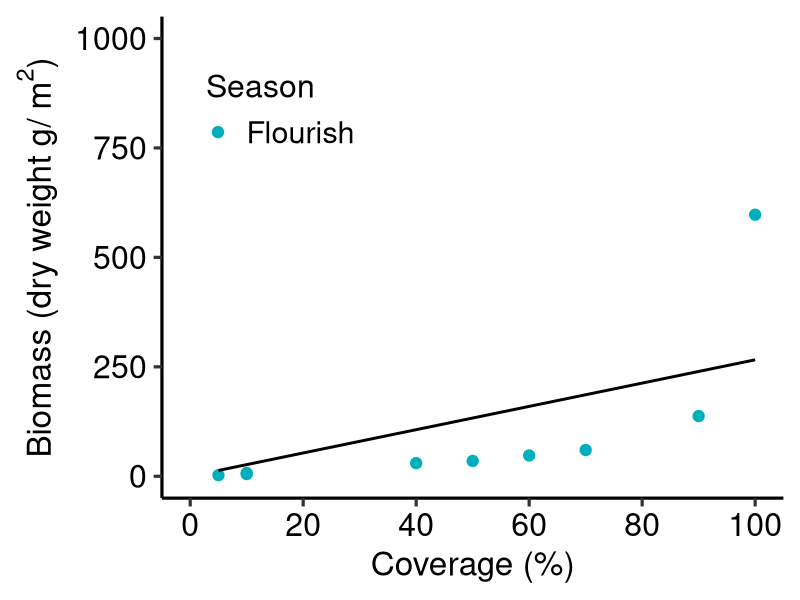
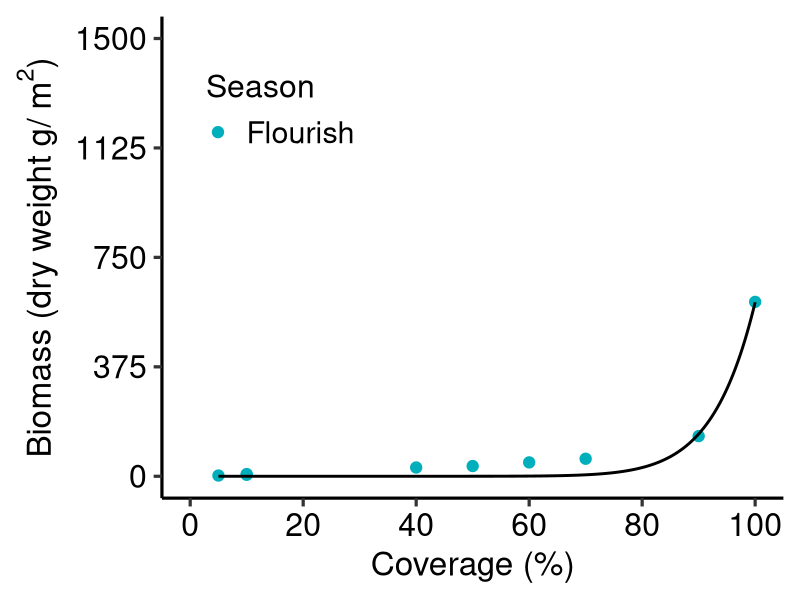
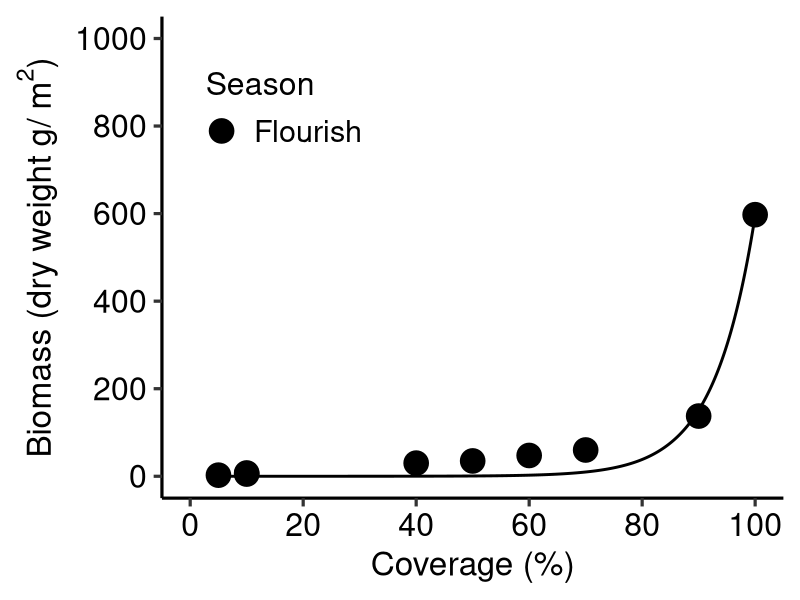
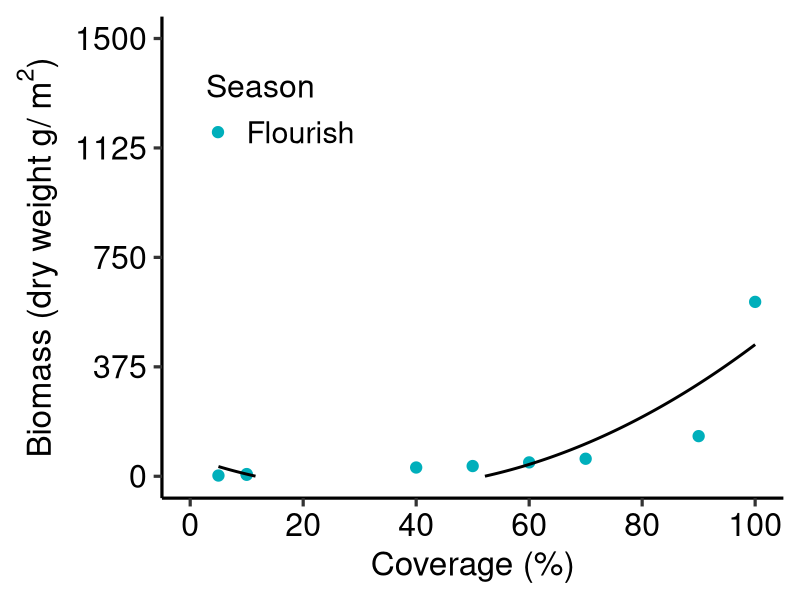

The R source for these figures, in order: (Note: this script raises an error after producing the figures.)
rm(list=ls())
library(ggplot2)

Smallalgae<-read.csv("Smallalgae.csv",stringsAsFactors = TRUE)
Smallalgae$Season <- factor(Smallalgae$Season, levels = c("Flourish","Decline") )
names(Smallalgae)

####### Hokkaido @ Uganomoku##########
Smallalgae_Hokkaido<-subset(Smallalgae,Smallalgae$Region=="Hokkaido")
Smallalgae_Hokkaido$DW_g_m2

###線形モデル#####
model1_HD<- nls(DW_g_m2~ a*Cover,
                start = list(a=100),
                control = list(maxiter = 50000, warnOnly = TRUE),
                data = Smallalgae_Hokkaido)
summary(model1_HD)
AIC(model1_HD)
BIC(model1_HD)

####累乗モデル#####
model2_HD<- nls(DW_g_m2~ a*Cover^b,
                start = list(a=10,b = 1),
                control = list(maxiter = 50000, warnOnly = TRUE),
                data = Smallalgae_Hokkaido)
summary(model2_HD)
AIC(model2_HD)
BIC(model2_HD)

####指数モデル#####
model3_HD<- nls(DW_g_m2~ a*exp(b*Cover),
                start = list(a=1,b = 0.05), 
                control = list(maxiter = 50000, warnOnly = TRUE),
                data = Smallalgae_Hokkaido,
                trace=TRUE)
summary(model3_HD)
AIC(model3_HD)
BIC(model3_HD)

model3_HD2<- nls(DW_g_m2~ a*exp(b*Cover)-a,
                start = list(a=1,b = 0.05), 
                control = list(maxiter = 50000, warnOnly = TRUE),
                data = Smallalgae_Hokkaido,
                trace=TRUE)
summary(model3_HD2)
AIC(model3_HD2)
BIC(model3_HD2)


####二次関数モデル#####
model4_HD<- nls(DW_g_m2~ a*Cover^2 + b*Cover + c,
                start = list(a=1, b=1,c=1), data =  Smallalgae_Hokkaido)
summary(model4_HD)
AIC(model4_HD)
BIC(model4_HD)



####### Hokkaido##########
library(ggplot2)

#Model1
dummy_Hokkaido<- expand.grid(Cover=seq(min(Smallalgae_Hokkaido$Cover),
                                       max(Smallalgae_Hokkaido$Cover),length=1000))

pred_Hokkaido<- predict(model1_HD,newdata=dummy_Hokkaido,se.fit=T)
dummy_Hokkaido$DW<-pred_Hokkaido

plot_Hokkaido1<-ggplot(data=Smallalgae_Hokkaido, aes(x=Cover, y=DW_g_m2,color = Season)) + 
  xlab("Coverage (%)")+ 
  ylab(expression(paste("Biomass (dry weight g/ ",{m^2},")",sep="")))+
  geom_point(size=3.5)+
  scale_x_continuous(breaks=seq(0, 100,length=6),limits=c(0,100))+
  scale_y_continuous(breaks=seq(0, 1000,length=5),limits=c(0,1000))+
  scale_color_manual(labels = c("Flourish", "Decline"),values = c("#00AFBB","#FC4E07"))+
  labs(color='Season')+
  geom_line(data=dummy_Hokkaido, aes(x=Cover, y=DW),linewidth=1,color="black",inherit.aes = FALSE)+
  theme_classic(base_size = 24, base_family = "sans")+
  theme(axis.text = element_text(color="black",size=23))+
  theme(legend.justification=c(0.02,0.02), legend.position=c(0.05,0.7), 
        legend.title=element_text(size=23),legend.text =  element_text(size = 22))
plot_Hokkaido1

#Model2
pred_Hokkaido2<- predict(model2_HD,newdata=dummy_Hokkaido,se.fit=T)
dummy_Hokkaido$DW2<-pred_Hokkaido2

plot_Hokkaido2<-ggplot(data=Smallalgae_Hokkaido, aes(x=Cover, y=DW_g_m2,color = Season)) + 
  xlab("Coverage (%)")+ 
  ylab(expression(paste("Biomass (dry weight g/ ",{m^2},")",sep="")))+
  geom_point(size=3.5)+
  scale_x_continuous(breaks=seq(0, 100,length=6),limits=c(0,100))+
  scale_y_continuous(breaks=seq(0, 1500,length=5),limits=c(0,1500))+
  scale_color_manual(labels = c("Flourish", "Decline"),values = c("#00AFBB","#FC4E07"))+
  labs(color='Season')+
  geom_line(data=dummy_Hokkaido, aes(x=Cover, y=DW2),linewidth=1,color="black",inherit.aes = FALSE)+
  theme_classic(base_size = 24, base_family = "sans")+
  theme(axis.text = element_text(color="black",size=23))+
  theme(legend.justification=c(0.02,0.02), legend.position=c(0.05,0.7), 
        legend.title=element_text(size=23),legend.text =  element_text(size = 22))
plot_Hokkaido2

# save width 600 * Height 500 
#Model 3
dummy_Hokkaido3<- expand.grid(Cover=seq(min(Smallalgae_Hokkaido$Cover),
                                       max(Smallalgae_Hokkaido$Cover),length=1000))
pred_Hokkaido3<- predict(model3_HD2,newdata=dummy_Hokkaido,se.fit=T)
dummy_Hokkaido3$DW3<-pred_Hokkaido3

plot_Hokkaido3<-ggplot(data=Smallalgae_Hokkaido, aes(x=Cover, y=DW_g_m2,color = Season)) + 
  xlab("Coverage (%)")+ 
  ylab(expression(paste("Biomass (dry weight g/ ",{m^2},")",sep="")))+
  geom_point(size=8)+
  scale_x_continuous(breaks=seq(0, 100,length=6),limits=c(0,100))+
  scale_y_continuous(breaks=seq(0, 1000,length=6),limits=c(0,1000))+
  scale_color_manual(labels = c("Flourish", "Decline"),values = c("black","grey"))+
  labs(color='Season')+
  geom_line(data=dummy_Hokkaido3, aes(x=Cover, y=DW3),linewidth=1,color="black",inherit.aes = FALSE)+
  theme_classic(base_size = 24, base_family = "sans")+
  theme(axis.text = element_text(color="black",size=23))+
  theme(legend.justification=c(0.02,0.02), legend.position=c(0.05,0.7), 
        legend.title=element_text(size=23),legend.text =  element_text(size = 22))
plot_Hokkaido3


#Model4
pred_Hokkaido4<- predict(model4_HD,newdata=dummy_Hokkaido,se.fit=T)
dummy_Hokkaido$DW4<-pred_Hokkaido4

plot_Hokkaido4<-ggplot(data=Smallalgae_Hokkaido, aes(x=Cover, y=DW_g_m2,color = Season)) + 
  xlab("Coverage (%)")+ 
  ylab(expression(paste("Biomass (dry weight g/ ",{m^2},")",sep="")))+
  geom_point(size=3.5)+
  scale_x_continuous(breaks=seq(0, 100,length=6),limits=c(0,100))+
  scale_y_continuous(breaks=seq(0, 1500,length=5),limits=c(0,1500))+
  scale_color_manual(labels = c("Flourish", "Decline"),values = c("#00AFBB","#FC4E07"))+
  labs(color='Season')+
  geom_line(data=dummy_Hokkaido, aes(x=Cover, y=DW4),linewidth=1,color="black",inherit.aes = FALSE)+
  theme_classic(base_size = 24, base_family = "sans")+
  theme(axis.text = element_text(color="black",size=23))+
  theme(legend.justification=c(0.02,0.02), legend.position=c(0.05,0.7), 
        legend.title=element_text(size=23),legend.text =  element_text(size = 22))
plot_Hokkaido4

#width 600 * Height 500 save


####### NorthJapanSea @ Sado ##########
Smallalgae_NorthJapanSea<-subset(Smallalgae,Smallalgae$Region=="NorthJapanSea",na.rm = TRUE)
Smallalgae_NorthJapanSea<-subset(Smallalgae_NorthJapanSea,Smallalgae_NorthJapanSea$Jap_name=="Keurujigusa; Habamodoki",na.rm = TRUE)


####線形モデル#####
model1_NJ<- nls(DW_g_m2~ a*Cover,
                start = list(a=50),data = Smallalgae_NorthJapanSea)
summary(model1_NJ)
AIC(model1_NJ)
BIC(model1_NJ)

####累乗モデル#####
model2_NJ<- nls(DW_g_m2~ a*Cover^b,
                start = list(a=1.444,b = 1.3181),data = Smallalgae_NorthJapanSea,
                control = list(maxiter = 50000, warnOnly = TRUE),
                trace=TRUE)
summary(model2_NJ)
AIC(model2_NJ)
BIC(model2_NJ)

####指数モデル#####
model3_NJ<- nls(DW_g_m2~ a*exp(b*Cover),
                start = list(a=17.5,b =0.048), data = Smallalgae_NorthJapanSea,
                control = list(maxiter = 50000, warnOnly = TRUE),
                trace=TRUE)

summary(model3_NJ)
AIC(model3_NJ)
BIC(model3_NJ)

model3_NJ2<- nls(DW_g_m2~ a*exp(b*Cover)-a,
                start = list(a=17.5,b =0.048), data = Smallalgae_NorthJapanSea,
                control = list(maxiter = 50000, warnOnly = TRUE),
                trace=TRUE)

summary(model3_NJ2)
AIC(model3_NJ2)
BIC(model3_NJ2)

####二次関数モデル#####
model4_NJ<- nls(DW_g_m2~ a*Cover^2 + b*Cover + c,
                start = list(a=1, b=1,c=1), data =  Smallalgae_NorthJapanSea)
summary(model4_NJ)
AIC(model4_NJ)
BIC(model4_NJ)


#######Plot line  NorthJapanSea @ Sado##########
#Model1
dummy_NorthJapanSea1<- expand.grid(Cover=seq(min(Smallalgae_NorthJapanSea$Cover,na.rm=T),
                                            max(Smallalgae_NorthJapanSea$Cover,na.rm=T),length=1000))
pred_NorthJapanSea1<- predict(model1_NJ,newdata=dummy_NorthJapanSea,se.fit=T)
dummy_NorthJapanSea1$DW1<-pred_NorthJapanSea1

plot_NorthJapanSea1<-ggplot(data=Smallalgae_NorthJapanSea, aes(x=Cover, y=DW_g_m2,color = Season)) + 
  xlab("Coverage (%)")+ 
  ylab(expression(paste("Biomass (dry weight g/ ",{m^2},")",sep="")))+
  geom_point(size=8)+
  scale_x_continuous(breaks=seq(0, 100,length=6),limits=c(0,100))+
  scale_y_continuous(breaks=seq(0, 1000,length=6),limits=c(0,1000))+ 
  scale_color_manual(labels = c("Flourish", "Decline"),values = c("black","grey"))+
  labs(color='Season')+
  geom_line(data=dummy_NorthJapanSea, aes(x=Cover, y=DW1),linewidth=1,color="black",inherit.aes = FALSE)+
  theme_classic(base_size = 24, base_family = "sans")+
  theme(axis.text = element_text(color="black",size=23))+
  theme(legend.justification=c(0.02,0.02), legend.position=c(0.05,0.7), 
        legend.title=element_text(size=23),legend.text =  element_text(size = 22))
plot_NorthJapanSea1


#Model2
dummy_NorthJapanSea<- expand.grid(Cover=seq(min(Smallalgae_NorthJapanSea$Cover),
                                            max(Smallalgae_NorthJapanSea$Cover),length=1000))
pred_NorthJapanSea2<- predict(model2_NJ,newdata=dummy_NorthJapanSea,se.fit=T)
dummy_NorthJapanSea$DW2<-pred_NorthJapanSea2

plot_NorthJapanSea2<-ggplot(data=Smallalgae_NorthJapanSea, aes(x=Cover, y=DW_g_m2,color = Season)) + 
  xlab("Coverage (%)")+ 
  ylab(expression(paste("Biomass (dry weight g/ ",{m^2},")",sep="")))+
  geom_point(size=3.5)+
  scale_x_continuous(breaks=seq(0, 100,length=6),limits=c(0,100))+
  scale_y_continuous(breaks=seq(0, 1800,length=7),limits=c(0,1800))+ 
  scale_color_manual(labels = c("Flourish", "Decline"),values = c("#00AFBB","#FC4E07"))+
  labs(color='Season')+
  geom_line(data=dummy_NorthJapanSea, aes(x=Cover, y=DW2),linewidth=1,color="black",inherit.aes = FALSE)+
  theme_classic(base_size = 24, base_family = "sans")+
  theme(axis.text = element_text(color="black",size=23))+
  theme(legend.justification=c(0.02,0.02), legend.position=c(0.05,0.7), 
        legend.title=element_text(size=23),legend.text =  element_text(size = 22))
plot_NorthJapanSea2

#Model3
pred_NorthJapanSea3<- predict(model3_NJ,newdata=dummy_NorthJapanSea,se.fit=T)
dummy_NorthJapanSea$DW3<-pred_NorthJapanSea3

plot_NorthJapanSea3<-ggplot(data=Smallalgae_NorthJapanSea, aes(x=Cover, y=DW_g_m2,color = Season)) + 
  xlab("Coverage (%)")+ 
  ylab(expression(paste("Biomass (dry weight g/ ",{m^2},")",sep="")))+
  geom_point(size=3.5)+
  scale_x_continuous(breaks=seq(0, 100,length=6),limits=c(0,100))+
  scale_y_continuous(breaks=seq(0, 1800,length=7),limits=c(0,1800))+ 
  scale_color_manual(labels = c("Flourish", "Decline"),values = c("#00AFBB","#FC4E07"))+
  labs(color='Season')+
  geom_line(data=dummy_NorthJapanSea, aes(x=Cover, y=DW3),linewidth=1,color="black",inherit.aes = FALSE)+
  theme_classic(base_size = 24, base_family = "sans")+
  theme(axis.text = element_text(color="black",size=23))+
  theme(legend.justification=c(0.02,0.02), legend.position=c(0.05,0.7), 
        legend.title=element_text(size=23),legend.text =  element_text(size = 22))
plot_NorthJapanSea3

#Model4
pred_NorthJapanSea4<- predict(model4_NJ,newdata=dummy_NorthJapanSea,se.fit=T)
dummy_NorthJapanSea$DW4<-pred_NorthJapanSea4

plot_NorthJapanSea4<-ggplot(data=Smallalgae_NorthJapanSea, aes(x=Cover, y=DW_g_m2,color = Season)) + 
  xlab("Coverage (%)")+ 
  ylab(expression(paste("Biomass (dry weight g/ ",{m^2},")",sep="")))+
  geom_point(size=3.5)+
  scale_x_continuous(breaks=seq(0, 100,length=6),limits=c(0,100))+
  scale_y_continuous(breaks=seq(0, 1800,length=7),limits=c(0,1800))+ 
  scale_color_manual(labels = c("Flourish", "Decline"),values = c("#00AFBB","#FC4E07"))+
  labs(color='Season')+
  geom_line(data=dummy_NorthJapanSea, aes(x=Cover, y=DW4),linewidth=1,color="black",inherit.aes = FALSE)+
  theme_classic(base_size = 24, base_family = "sans")+
  theme(axis.text = element_text(color="black",size=23))+
  theme(legend.justification=c(0.02,0.02), legend.position=c(0.05,0.7), 
        legend.title=element_text(size=23),legend.text =  element_text(size = 22))
plot_NorthJapanSea4

#width 600 * Height 500 save

####### Central Pacific Kominato @ Umiuchiwa##########
Smallalgae_Kominato<-subset(Smallalgae,Smallalgae$Point=="Kominato")

####線形モデル#####
model1_cp<- nls(DW_g_m2~ a*Cover,
              start = list(a=50),data = Smallalgae_Kominato)
summary(model1_cp)
AIC(model1_cp)
BIC(model1_cp)

####累乗モデル#####
model2_cp<- nls(DW_g_m2~ a*Cover^b,
              start = list(a=10,b = 1),data = Smallalgae_Kominato)
summary(model2_cp)
AIC(model2_cp)
BIC(model2_cp)

####指数モデル#####
model3_cp<- nls(DW_g_m2~ a*exp(b*Cover),
              start = list(a=50,b = 0.01), 
              control = list(maxiter = 50000, warnOnly = TRUE),
              data = Smallalgae_Kominato,
              trace=TRUE)
summary(model3_cp)
AIC(model3_cp)
BIC(model3_cp)

model3_cp2<- nls(DW_g_m2~ a*exp(b*Cover)-a,
                start = list(a=50,b = 0.01), 
                control = list(maxiter = 50000, warnOnly = TRUE),
                data = Smallalgae_Kominato,
                trace=TRUE)
summary(model3_cp2)
AIC(model3_cp2)
BIC(model3_cp2)

####二次関数モデル#####
model4_cp<- nls(DW_g_m2~ a*Cover^2 + b*Cover + c,
              start = list(a=1, b=1,c=1), data =  Smallalgae_Kominato)
summary(model4_cp)
AIC(model4_cp)
BIC(model4_cp)



####### Central Pacific @ Kominato##########
#Model1
dummy_Kominato<- expand.grid(Cover=seq(min(Smallalgae_Kominato$Cover),
                                             max(Smallalgae_Kominato$Cover),length=1000))

pred_Kominato<- predict(model1_cp,newdata=dummy_Kominato,se.fit=T)
dummy_Kominato$DW<-pred_Kominato
  
plot_Kominato1<-ggplot(data=Smallalgae_Kominato, aes(x=Cover, y=DW_g_m2,color = Season)) + 
  xlab("Coverage (%)")+ 
  ylab(expression(paste("Biomass (dry weight g/ ",{m^2},")",sep="")))+
  geom_point(size=3.5)+
  scale_x_continuous(breaks=seq(0, 100,length=6),limits=c(0,100))+
  scale_y_continuous(breaks=seq(0, 4000,length=5),limits=c(0,4000))+
  scale_color_manual(labels = c("Flourish", "Decline"),values = c("#00AFBB","#FC4E07"))+
  labs(color='Season')+
  geom_line(data=dummy_Kominato, aes(x=Cover, y=DW),linewidth=1,color="black",inherit.aes = FALSE)+
  theme_classic(base_size = 24, base_family = "sans")+
  theme(axis.text = element_text(color="black",size=23))+
  theme(legend.justification=c(0.02,0.02), legend.position=c(0.05,0.7), 
        legend.title=element_text(size=23),legend.text =  element_text(size = 22))
plot_Kominato1

#Model2
pred_Kominato2<- predict(model2_cp,newdata=dummy_Kominato,se.fit=T)
dummy_Kominato$DW2<-pred_Kominato2

plot_Kominato2<-ggplot(data=Smallalgae_Kominato, aes(x=Cover, y=DW_g_m2,color = Season)) + 
  xlab("Coverage (%)")+ 
  ylab(expression(paste("Biomass (dry weight g/ ",{m^2},")",sep="")))+
  geom_point(size=3.5)+
  scale_x_continuous(breaks=seq(0, 100,length=6),limits=c(0,100))+
  scale_y_continuous(breaks=seq(0, 4000,length=5),limits=c(0,4000))+
  scale_color_manual(labels = c("Flourish", "Decline"),values = c("#00AFBB","#FC4E07"))+
  labs(color='Season')+
  geom_line(data=dummy_Kominato, aes(x=Cover, y=DW2),linewidth=1,color="black",inherit.aes = FALSE)+
  theme_classic(base_size = 24, base_family = "sans")+
  theme(axis.text = element_text(color="black",size=23))+
  theme(legend.justification=c(0.02,0.02), legend.position=c(0.05,0.7), 
        legend.title=element_text(size=23),legend.text =  element_text(size = 22))
plot_Kominato2

# save width 600 * Height 500 
#Model 3
dummy_Kominato3<- expand.grid(Cover=seq(min(Smallalgae_Kominato$Cover),
                                       max(Smallalgae_Kominato$Cover),length=1000))
pred_Kominato3<- predict(model3_cp2,newdata=dummy_Kominato,se.fit=T)
dummy_Kominato3$DW3<-pred_Kominato3

plot_Kominato3<-ggplot(data=Smallalgae_Kominato, aes(x=Cover, y=DW_g_m2,color = Season)) + 
  xlab("Coverage (%)")+ 
  ylab(expression(paste("Biomass (dry weight g/ ",{m^2},")",sep="")))+
  geom_point(size=5)+
  scale_x_continuous(breaks=seq(0, 100,length=6),limits=c(0,100))+
  scale_y_continuous(breaks=seq(0, 1000,length=6),limits=c(0,1000))+
  scale_color_manual(labels = c("Flourish", "Decline"),values = c("black","grey"))+
  labs(color='Season')+
  geom_line(data=dummy_Kominato3, aes(x=Cover, y=DW3),linewidth=1,color="black",inherit.aes = FALSE)+
  theme_classic(base_size = 24, base_family = "sans")+
  theme(axis.text = element_text(color="black",size=23))+
  theme(legend.justification=c(0.02,0.02), legend.position=c(0.05,0.7), 
        legend.title=element_text(size=23),legend.text =  element_text(size = 22))
plot_Kominato3


#Model4
pred_Kominato4<- predict(model4_cp,newdata=dummy_Kominato,se.fit=T)
dummy_Kominato$DW4<-pred_Kominato4

plot_Kominato4<-ggplot(data=Smallalgae_Kominato, aes(x=Cover, y=DW_g_m2,color = Season)) + 
  xlab("Coverage (%)")+ 
  ylab(expression(paste("Biomass (dry weight g/ ",{m^2},")",sep="")))+
  geom_point(size=3.5)+
  scale_x_continuous(breaks=seq(0, 100,length=6),limits=c(0,100))+
  scale_y_continuous(breaks=seq(0, 1500,length=7),limits=c(0,1500))+
  scale_color_manual(labels = c("Flourish", "Decline"),values = c("#00AFBB","#FC4E07"))+
  labs(color='Season')+
  geom_line(data=dummy_Kominato, aes(x=Cover, y=DW4),linewidth=1,color="black",inherit.aes = FALSE)+
  theme_classic(base_size = 24, base_family = "sans")+
  theme(axis.text = element_text(color="black",size=23))+
  theme(legend.justification=c(0.02,0.02), legend.position=c(0.05,0.7), 
        legend.title=element_text(size=23),legend.text =  element_text(size = 22))
plot_Kominato4

#width 600 * Height 500 save


###### Central Pacific Shimoda @ Amijigusa##########
Smallalgae_Shimoda<-subset(Smallalgae,Smallalgae$Point=="Shimoda")
Smallalgae_Shimoda_Amizi<-subset(Smallalgae,Smallalgae$Jap_name=="Amizigusa")



####線形モデル#####
model1_SA<- nls(DW_g_m2~ a*Cover,
              start = list(a=50),data = Smallalgae_Shimoda_Amizi)
summary(model1_SA)
AIC(model1_SA)
BIC(model1_SA)

####累乗モデル#####
model2_SA<- nls(DW_g_m2~ a*Cover^b,
              start = list(a=10,b = 1),data = Smallalgae_Shimoda_Amizi)
summary(model2_SA)
AIC(model2_SA)
BIC(model2_SA)

####指数モデル#####
model3_SA<- nls(DW_g_m2~ a*exp(b*Cover),
              start = list(a=50,b = 0.01), 
              control = list(maxiter = 50000, warnOnly = TRUE),
              data = Smallalgae_Shimoda_Amizi,
              trace=TRUE)
summary(model3_SA)
AIC(model3_SA)
BIC(model3_SA)

model3_SA2<- nls(DW_g_m2~ a*exp(b*Cover)-a,
                start = list(a=50,b = 0.01), 
                control = list(maxiter = 50000, warnOnly = TRUE),
                data = Smallalgae_Shimoda_Amizi,
                trace=TRUE)
summary(model3_SA2)
AIC(model3_SA2)
BIC(model3_SA2)

####二次関数モデル#####
model4_SA<- nls(DW_g_m2~ a*Cover^2 + b*Cover + c,
              start = list(a=1, b=1,c=1), data =  Smallalgae_Shimoda_Amizi)
summary(model4_SA)
AIC(model4_SA)
BIC(model4_SA)



####### Central Pacific @ Shimoda_Amizi##########
#Model1
dummy_Shimoda_Amizi<- expand.grid(Cover=seq(min(Smallalgae_Shimoda_Amizi$Cover),
                                             max(Smallalgae_Shimoda_Amizi$Cover),length=1000))

pred_Shimoda_Amizi<- predict(model1_SA,newdata=dummy_Shimoda_Amizi,se.fit=T)
dummy_Shimoda_Amizi$DW<-pred_Shimoda_Amizi
  
plot_Shimoda_Amizi1<-ggplot(data=Smallalgae_Shimoda_Amizi, aes(x=Cover, y=DW_g_m2,color = Season)) + 
  xlab("Coverage (%)")+ 
  ylab(expression(paste("Biomass (dry weight g/ ",{m^2},")",sep="")))+
  geom_point(size=3.5)+
  scale_x_continuous(breaks=seq(0, 100,length=6),limits=c(0,100))+
  scale_y_continuous(breaks=seq(0, 4000,length=5),limits=c(0,4000))+
  scale_color_manual(labels = c("Flourish", "Decline"),values = c("#00AFBB","#FC4E07"))+
  labs(color='Season')+
  geom_line(data=dummy_Shimoda_Amizi, aes(x=Cover, y=DW),linewidth=1,color="black",inherit.aes = FALSE)+
  theme_classic(base_size = 24, base_family = "sans")+
  theme(axis.text = element_text(color="black",size=23))+
  theme(legend.justification=c(0.02,0.02), legend.position=c(0.05,0.7), 
        legend.title=element_text(size=23),legend.text =  element_text(size = 22))
plot_Shimoda_Amizi1

#Model2
pred_Shimoda_Amizi2<- predict(model2_SA,newdata=dummy_Shimoda_Amizi,se.fit=T)
dummy_Shimoda_Amizi$DW2<-pred_Shimoda_Amizi2

plot_Shimoda_Amizi2<-ggplot(data=Smallalgae_Shimoda_Amizi, aes(x=Cover, y=DW_g_m2,color = Season)) + 
  xlab("Coverage (%)")+ 
  ylab(expression(paste("Biomass (dry weight g/ ",{m^2},")",sep="")))+
  geom_point(size=3.5)+
  scale_x_continuous(breaks=seq(0, 100,length=6),limits=c(0,100))+
  scale_y_continuous(breaks=seq(0, 4000,length=5),limits=c(0,4000))+
  scale_color_manual(labels = c("Flourish", "Decline"),values = c("#00AFBB","#FC4E07"))+
  labs(color='Season')+
  geom_line(data=dummy_Shimoda_Amizi, aes(x=Cover, y=DW2),linewidth=1,color="black",inherit.aes = FALSE)+
  theme_classic(base_size = 24, base_family = "sans")+
  theme(axis.text = element_text(color="black",size=23))+
  theme(legend.justification=c(0.02,0.02), legend.position=c(0.05,0.7), 
        legend.title=element_text(size=23),legend.text =  element_text(size = 22))
plot_Shimoda_Amizi2

# save width 600 * Height 500 
#Model 3
dummy_Shimoda_Amizi3<- expand.grid(Cover=seq(min(Smallalgae_Shimoda_Amizi$Cover),
                                            max(Smallalgae_Shimoda_Amizi$Cover),length=1000))
pred_Shimoda_Amizi3<- predict(model3_SA2,newdata=dummy_Shimoda_Amizi,se.fit=T)
dummy_Shimoda_Amizi3$DW3<-pred_Shimoda_Amizi3

plot_Shimoda_Amizi3<-ggplot(data=Smallalgae_Shimoda_Amizi, aes(x=Cover, y=DW_g_m2,color = Season)) + 
  xlab("Coverage (%)")+ 
  ylab(expression(paste("Biomass (dry weight g/ ",{m^2},")",sep="")))+
  geom_point(size=8)+
  scale_x_continuous(breaks=seq(0, 100,length=6),limits=c(0,100))+
  scale_y_continuous(breaks=seq(0, 1000,length=6),limits=c(0,1000))+
  scale_color_manual(labels = c("Flourish", "Decline"),values = c("black","grey"))+
  labs(color='Season')+
  geom_line(data=dummy_Shimoda_Amizi3, aes(x=Cover, y=DW3),linewidth=1,color="black",inherit.aes = FALSE)+
  theme_classic(base_size = 24, base_family = "sans")+
  theme(axis.text = element_text(color="black",size=23))+
  theme(legend.justification=c(0.02,0.02), legend.position=c(0.05,0.7), 
        legend.title=element_text(size=23),legend.text =  element_text(size = 22))
plot_Shimoda_Amizi3


#Model4
pred_Shimoda_Amizi4<- predict(model4_SA,newdata=dummy_Shimoda_Amizi,se.fit=T)
dummy_Shimoda_Amizi$DW4<-pred_Shimoda_Amizi4

plot_Shimoda_Amizi4<-ggplot(data=Smallalgae_Shimoda_Amizi, aes(x=Cover, y=DW_g_m2,color = Season)) + 
  xlab("Coverage (%)")+ 
  ylab(expression(paste("Biomass (dry weight g/ ",{m^2},")",sep="")))+
  geom_point(size=3.5)+
  scale_x_continuous(breaks=seq(0, 100,length=6),limits=c(0,100))+
  scale_y_continuous(breaks=seq(0, 1500,length=7),limits=c(0,1500))+
  scale_color_manual(labels = c("Flourish", "Decline"),values = c("#00AFBB","#FC4E07"))+
  labs(color='Season')+
  geom_line(data=dummy_Shimoda_Amizi, aes(x=Cover, y=DW4),linewidth=1,color="black",inherit.aes = FALSE)+
  theme_classic(base_size = 24, base_family = "sans")+
  theme(axis.text = element_text(color="black",size=23))+
  theme(legend.justification=c(0.02,0.02), legend.position=c(0.05,0.7), 
        legend.title=element_text(size=23),legend.text =  element_text(size = 22))
plot_Shimoda_Amizi4

#width 600 * Height 500 save

###### Central Pacific Shimoda @ Koso##########
Smallalgae_Shimoda<-subset(Smallalgae,Smallalgae$Site=="Shimoda")
Smallalgae_Shimoda_koso<-subset(Smallalgae_Shimoda,Smallalgae_Shimoda$Class=="Rhodophyta")



####線形モデル#####
model1_SK<- nls(DW_g_m2~ a*Cover,
                start = list(a=50),data = Smallalgae_Shimoda_koso)
summary(model1_SK)
AIC(model1_SK)
BIC(model1_SK)

####累乗モデル#####
model2_SK<- nls(DW_g_m2~ a*Cover^b,
                start = list(a=10,b = 1),data = Smallalgae_Shimoda_koso)
summary(model2_SK)
AIC(model2_SK)
BIC(model2_SK)

####指数モデル#####
model3_SK<- nls(DW_g_m2~ a*exp(b*Cover),
                start = list(a=50,b = 0.01), 
                control = list(maxiter = 50000, warnOnly = TRUE),
                data = Smallalgae_Shimoda_koso,
                trace=TRUE)
summary(model3_SK)
AIC(model3_SK)
BIC(model3_SK)

model3_SK2<- nls(DW_g_m2~ a*exp(b*Cover)-a,
                start = list(a=50,b = 0.01), 
                control = list(maxiter = 50000, warnOnly = TRUE),
                data = Smallalgae_Shimoda_koso,
                trace=TRUE)
summary(model3_SK2)
AIC(model3_SK2)
BIC(model3_SK2)


####二次関数モデル#####
model4_SK<- nls(DW_g_m2~ a*Cover^2 + b*Cover + c,
                start = list(a=1, b=1,c=1), data =  Smallalgae_Shimoda_koso)
summary(model4_SK)
AIC(model4_SK)
BIC(model4_SK)



####### Central Pacific @ Shimoda_koso##########
#Model1
dummy_Shimoda_koso<- expand.grid(Cover=seq(min(Smallalgae_Shimoda_koso$Cover),
                                            max(Smallalgae_Shimoda_koso$Cover),length=1000))

pred_Shimoda_koso<- predict(model1_SK,newdata=dummy_Shimoda_koso,se.fit=T)
dummy_Shimoda_koso$DW<-pred_Shimoda_koso

plot_Shimoda_koso1<-ggplot(data=Smallalgae_Shimoda_koso, aes(x=Cover, y=DW_g_m2,color = Season)) + 
  xlab("Coverage (%)")+ 
  ylab(expression(paste("Biomass (dry weight g/ ",{m^2},")",sep="")))+
  geom_point(size=3.5)+
  scale_x_continuous(breaks=seq(0, 100,length=6),limits=c(0,100))+
  scale_y_continuous(breaks=seq(0, 4000,length=5),limits=c(0,4000))+
  scale_color_manual(labels = c("Flourish", "Decline"),values = c("#00AFBB","#FC4E07"))+
  labs(color='Season')+
  geom_line(data=dummy_Shimoda_koso, aes(x=Cover, y=DW),linewidth=1,color="black",inherit.aes = FALSE)+
  theme_classic(base_size = 24, base_family = "sans")+
  theme(axis.text = element_text(color="black",size=23))+
  theme(legend.justification=c(0.02,0.02), legend.position=c(0.05,0.7), 
        legend.title=element_text(size=23),legend.text =  element_text(size = 22))
plot_Shimoda_koso1

#Model2
pred_Shimoda_koso2<- predict(model2_SK,newdata=dummy_Shimoda_koso,se.fit=T)
dummy_Shimoda_koso$DW2<-pred_Shimoda_koso2

plot_Shimoda_koso2<-ggplot(data=Smallalgae_Shimoda_koso, aes(x=Cover, y=DW_g_m2,color = Season)) + 
  xlab("Coverage (%)")+ 
  ylab(expression(paste("Biomass (dry weight g/ ",{m^2},")",sep="")))+
  geom_point(size=3.5)+
  scale_x_continuous(breaks=seq(0, 100,length=6),limits=c(0,100))+
  scale_y_continuous(breaks=seq(0, 4000,length=5),limits=c(0,4000))+
  scale_color_manual(labels = c("Flourish", "Decline"),values = c("#00AFBB","#FC4E07"))+
  labs(color='Season')+
  geom_line(data=dummy_Shimoda_koso, aes(x=Cover, y=DW2),linewidth=1,color="black",inherit.aes = FALSE)+
  theme_classic(base_size = 24, base_family = "sans")+
  theme(axis.text = element_text(color="black",size=23))+
  theme(legend.justification=c(0.02,0.02), legend.position=c(0.05,0.7), 
        legend.title=element_text(size=23),legend.text =  element_text(size = 22))
plot_Shimoda_koso2

# save width 600 * Height 500 
#Model 3
dummy_Shimoda_koso3<- expand.grid(Cover=seq(min(Smallalgae_Shimoda_koso$Cover),
                                           max(Smallalgae_Shimoda_koso$Cover),length=1000))
pred_Shimoda_koso3<- predict(model3_SK2,newdata=dummy_Shimoda_koso,se.fit=T)
dummy_Shimoda_koso3$DW3<-pred_Shimoda_koso3

plot_Shimoda_koso3<-ggplot(data=Smallalgae_Shimoda_koso, aes(x=Cover, y=DW_g_m2,color = Season)) + 
  xlab("Coverage (%)")+ 
  ylab(expression(paste("Biomass (dry weight g/ ",{m^2},")",sep="")))+
  geom_point(size=8)+
  scale_x_continuous(breaks=seq(0, 100,length=6),limits=c(0,100))+
  scale_y_continuous(breaks=seq(0, 1000,length=6),limits=c(0,1000))+
  scale_color_manual(labels = c("Flourish", "Decline"),values = c("black","grey"))+
  labs(color='Season')+
  geom_line(data=dummy_Shimoda_koso3, aes(x=Cover, y=DW3),linewidth=1,color="black",inherit.aes = FALSE)+
  theme_classic(base_size = 24, base_family = "sans")+
  theme(axis.text = element_text(color="black",size=23))+
  theme(legend.justification=c(0.02,0.02), legend.position=c(0.05,0.7), 
        legend.title=element_text(size=23),legend.text =  element_text(size = 22))
plot_Shimoda_koso3

#Model 3 Umiuchiwa+ Amijigusa +Koso
Smallalgae_CentralPacific<-subset(Smallalgae,Smallalgae$Region=="CentralPacific")


plot_Shimoda_mix3<-ggplot(data=Smallalgae_CentralPacific, aes(x=Cover, y=DW_g_m2,shape = Jap_name)) + 
  xlab("Coverage (%)")+ 
  ylab(expression(paste("Biomass (dry weight g/ ",{m^2},")",sep="")))+
  geom_point(size=8)+
  scale_x_continuous(breaks=seq(0, 100,length=6),limits=c(0,100))+
  scale_y_continuous(breaks=seq(0, 1000,length=6),limits=c(0,1000))+
  scale_shape_manual(labels = c("Amijigusa", "Tengusa","Umiuchiwa"),values = c(19,2,18))+
  labs(color='Season')+
  geom_line(data=dummy_Shimoda_Amizi, aes(x=Cover, y=DW3),linetype = 1,linewidth=1,color="black",inherit.aes = FALSE)+
  geom_line(data=dummy_Shimoda_koso, aes(x=Cover, y=DW3),linetype = 2,linewidth=1,color="black",inherit.aes = FALSE)+
  geom_line(data=dummy_Kominato, aes(x=Cover, y=DW3),linetype = 3,linewidth=1,color="black",inherit.aes = FALSE)+
  theme_classic(base_size = 24, base_family = "sans")+
  theme(axis.text = element_text(color="black",size=23))+
  theme(legend.justification=c(0.02,0.02), legend.position=c(0.05,0.7), 
        legend.title=element_text(size=23),legend.text =  element_text(size = 22))
plot_Shimoda_mix3

####### Tsukasaami @ SoutherPacific  ##########
Tsukasaami<-subset(Smallalgae,Smallalgae$Jap_name=="Tsukasaami")


####線形モデル#####
model1_Tsuka<- nls(DW_g_m2~ a*Cover,
                  start = list(a=50),data = Tsukasaami)
summary(model1_Tsuka)
AIC(model1_Tsuka)
BIC(model1_Tsuka)

####累乗モデル#####
model2_Tsuka<- nls(DW_g_m2~ a*Cover^b,
                  start = list(a=1.444,b = 1.3181),data = Tsukasaami,
                  control = list(maxiter = 50000, warnOnly = TRUE),
                  trace=TRUE)
summary(model2_Tsuka)
AIC(model2_Tsuka)
BIC(model2_Tsuka)

####指数モデル#####
model3_Tsuka<- nls(DW_g_m2~ a*exp(b*Cover),
                  start = list(a=17.5,b =0.048), data = Tsukasaami,
                  control = list(maxiter = 50000, warnOnly = TRUE),
                  trace=TRUE)

summary(model3_Tsuka)
AIC(model3_Tsuka)
BIC(model3_Tsuka)

model3_Tsuka2<- nls(DW_g_m2~ a*exp(b*Cover)-a,
                   start = list(a=17.5,b =0.048), data = Tsukasaami,
                   control = list(maxiter = 50000, warnOnly = TRUE),
                   trace=TRUE)

summary(model3_Tsuka2)
AIC(model3_Tsuka2)
BIC(model3_Tsuka2)

####二次関数モデル#####
model4_Tsuka<- nls(DW_g_m2~ a*Cover^2 + b*Cover + c,
                  start = list(a=1, b=1,c=1), data =Tsukasaami)
summary(model4_Tsuka)
AIC(model4_Tsuka)
BIC(model4_Tsuka)

######Plot line  Tsukasaami @ Tokushima##########
#Model1
dummy_Tsukasaami<- expand.grid(Cover=seq(min(Tsukasaami$Cover),
                                       max(Tsukasaami$Cover),length=1000))
pred_Tsukasaami1<- predict(model1_Tsuka,newdata=dummy_Tsukasaami,se.fit=T)
dummy_Tsukasaami$DW1<-pred_Tsukasaami1

plot_Tsukasaami1<-ggplot(data=Tsukasaami, aes(x=Cover, y=DW_g_m2,color = Season)) + 
  xlab("Coverage (%)")+ 
  ylab(expression(paste("Biomass (dry weight g/ ",{m^2},")",sep="")))+
  geom_point(size=3.5)+
  scale_x_continuous(breaks=seq(0, 100,length=6),limits=c(0,100))+
  scale_y_continuous(breaks=seq(0, 6000,length=7),limits=c(0,6000))+ 
  scale_color_manual(labels = c("Flourish", "Decline"),values = c("#00AFBB","#FC4E07"))+
  labs(color='Season')+
  geom_line(data=dummy_Tsukasaami, aes(x=Cover, y=DW1),linewidth=1,color="black",inherit.aes = FALSE)+
  theme_classic(base_size = 24, base_family = "sans")+
  theme(axis.text = element_text(color="black",size=23))+
  theme(legend.justification=c(0.02,0.02), legend.position=c(0.05,0.7), 
        legend.title=element_text(size=23),legend.text =  element_text(size = 22))
plot_Tsukasaami1


#Model2
dummy_Tsukasaami<- expand.grid(Cover=seq(min(Tsukasaami$Cover),
                                       max(Tsukasaami$Cover),length=1000))
pred_Tsukasaami2<- predict(model2_Tsuka,newdata=dummy_Tsukasaami,se.fit=T)
dummy_Tsukasaami$DW2<-pred_Tsukasaami2

plot_Tsukasaami2<-ggplot(data=Tsukasaami, aes(x=Cover, y=DW_g_m2,color = Season)) + 
  xlab("Coverage (%)")+ 
  ylab(expression(paste("Biomass (dry weight g/ ",{m^2},")",sep="")))+
  geom_point(size=3.5)+
  scale_x_continuous(breaks=seq(0, 100,length=6),limits=c(0,100))+
  scale_y_continuous(breaks=seq(0, 6000,length=7),limits=c(0,6000))+ 
  scale_color_manual(labels = c("Flourish", "Decline"),values = c("#00AFBB","#FC4E07"))+
  labs(color='Season')+
  geom_line(data=dummy_Tsukasaami, aes(x=Cover, y=DW2),linewidth=1,color="black",inherit.aes = FALSE)+
  theme_classic(base_size = 24, base_family = "sans")+
  theme(axis.text = element_text(color="black",size=23))+
  theme(legend.justification=c(0.02,0.02), legend.position=c(0.05,0.7), 
        legend.title=element_text(size=23),legend.text =  element_text(size = 22))
plot_Tsukasaami2

#Model3
dummy_Tsukasaami3<- expand.grid(Cover=seq(min(Tsukasaami$Cover),
                                         max(Tsukasaami$Cover),length=1000))
pred_Tsukasaami3<- predict(model3_Tsuka2,newdata=dummy_Tsukasaami,se.fit=T)
dummy_Tsukasaami3$DW3<-pred_Tsukasaami3

plot_Tsukasaami3<-ggplot(data=Tsukasaami, aes(x=Cover, y=DW_g_m2,color = Season)) + 
  xlab("Coverage (%)")+ 
  ylab(expression(paste("Biomass (dry weight g/ ",{m^2},")",sep="")))+
  geom_point(size=8)+
  scale_x_continuous(breaks=seq(0, 100,length=6),limits=c(0,100))+
  scale_y_continuous(breaks=seq(0, 1000,length=6),limits=c(0,1000))+ 
  scale_color_manual(labels = c("Flourish", "Decline"),values = c("black","grey"))+
  labs(color='Season')+
  geom_line(data=dummy_Tsukasaami, aes(x=Cover, y=DW3),linewidth=1,color="black",inherit.aes = FALSE)+
  theme_classic(base_size = 24, base_family = "sans")+
  theme(axis.text = element_text(color="black",size=23))+
  theme(legend.justification=c(0.02,0.02), legend.position=c(0.05,0.7), 
        legend.title=element_text(size=23),legend.text =  element_text(size = 22))
plot_Tsukasaami3

#Model4
pred_Tsukasaami4<- predict(model4_Tsuka,newdata=dummy_Tsukasaami,se.fit=T)
dummy_Tsukasaami$DW4<-pred_Tsukasaami4

plot_Tsukasaami4<-ggplot(data=Tsukasaami, aes(x=Cover, y=DW_g_m2,color = Season)) + 
  xlab("Coverage (%)")+ 
  ylab(expression(paste("Biomass (dry weight g/ ",{m^2},")",sep="")))+
  geom_point(size=3.5)+
  scale_x_continuous(breaks=seq(0, 100,length=6),limits=c(0,100))+
  scale_y_continuous(breaks=seq(0, 6000,length=7),limits=c(0,6000))+ 
  scale_color_manual(labels = c("Flourish", "Decline"),values = c("#00AFBB","#FC4E07"))+
  labs(color='Season')+
  geom_line(data=dummy_Tsukasaami, aes(x=Cover, y=DW4),linewidth=1,color="black",inherit.aes = FALSE)+
  theme_classic(base_size = 24, base_family = "sans")+
  theme(axis.text = element_text(color="black",size=23))+
  theme(legend.justification=c(0.02,0.02), legend.position=c(0.05,0.7), 
        legend.title=element_text(size=23),legend.text =  element_text(size = 22))
plot_Tsukasaami4

#width 600 * Height 500 save
